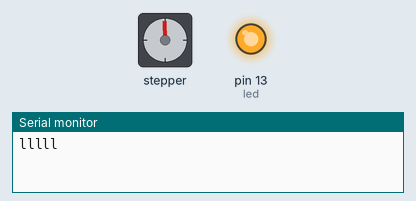
This sketch was run on a simulated Arduino Uno, built with avr-gcc and run on an emulated ATmega328P. On the bench: stepper motor, output pins drawn as LEDs (lit = HIGH), the last lines printed to the serial monitor. Stepper angles assume 2048 steps per turn.

Above: at 0.15 s.
At 7.8 s:
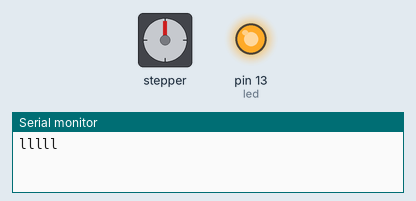
At 22.99 s:
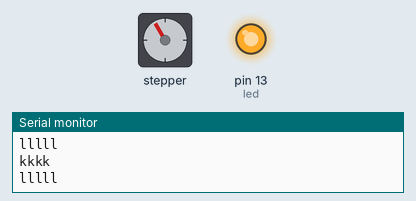
At 33.9 s:
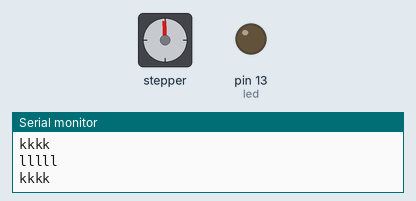
Timing chart, 0 to 35.4 s (numbered marks = the images above):
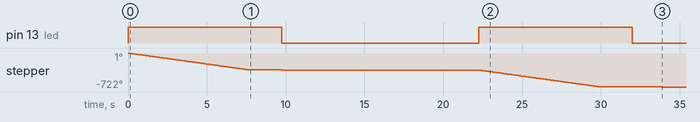

Measured:
- by itself, pin 13 (led): alternates HIGH for 9.7 s and LOW for 12.5 s
- by itself, stepper: turns 360° counter-clockwise in 7.7 s, then 1° counter-clockwise in 0.00 s, then 360° counter-clockwise in 7.7 s, then 1° counter-clockwise in 0.00 s

The sketch:

Automatic_pet_food_dispenser.ino
```cpp
//Include the Arduino Stepper Library
#include <Stepper.h>

// Define Constants
int led = 13;

// Number of steps per internal motor revolution
const float STEPS_PER_REV = 32;

//  Amount of Gear Reduction
const float GEAR_RED = 64;

// Number of steps per geared output rotation
const float STEPS_PER_OUT_REV = STEPS_PER_REV * GEAR_RED;

// Define Variables

// Number of Steps Required
int StepsRequired;

// Create Instance of Stepper Class
// Specify Pins used for motor coils
// The pins used are 8,9,10,11
// Connected to ULN2003 Motor Driver In1, In2, In3, In4
// Pins entered in sequence 1-3-2-4 for proper step sequencing

Stepper steppermotor(STEPS_PER_REV, 8, 10, 9, 11);

void setup()
{
// Nothing  (Stepper Library sets pins as outputs)
Serial.begin(115200);
pinMode(led, OUTPUT);
}

void loop()
{

   // Rotate CCW 1 turn slowly and dispense food
   digitalWrite(led, HIGH);
   Serial.println("lllll");
  StepsRequired  =  - STEPS_PER_OUT_REV ;
  steppermotor.setSpeed(500);
  steppermotor.step(StepsRequired);
  delay(2000);

   // stops the stepper motor to stop dispensing food
   digitalWrite(led, LOW);
   Serial.println("kkkk");
  StepsRequired  =  - 4;
  steppermotor.setSpeed(1);
  steppermotor.step(StepsRequired);
  delay(5000);


}
```
